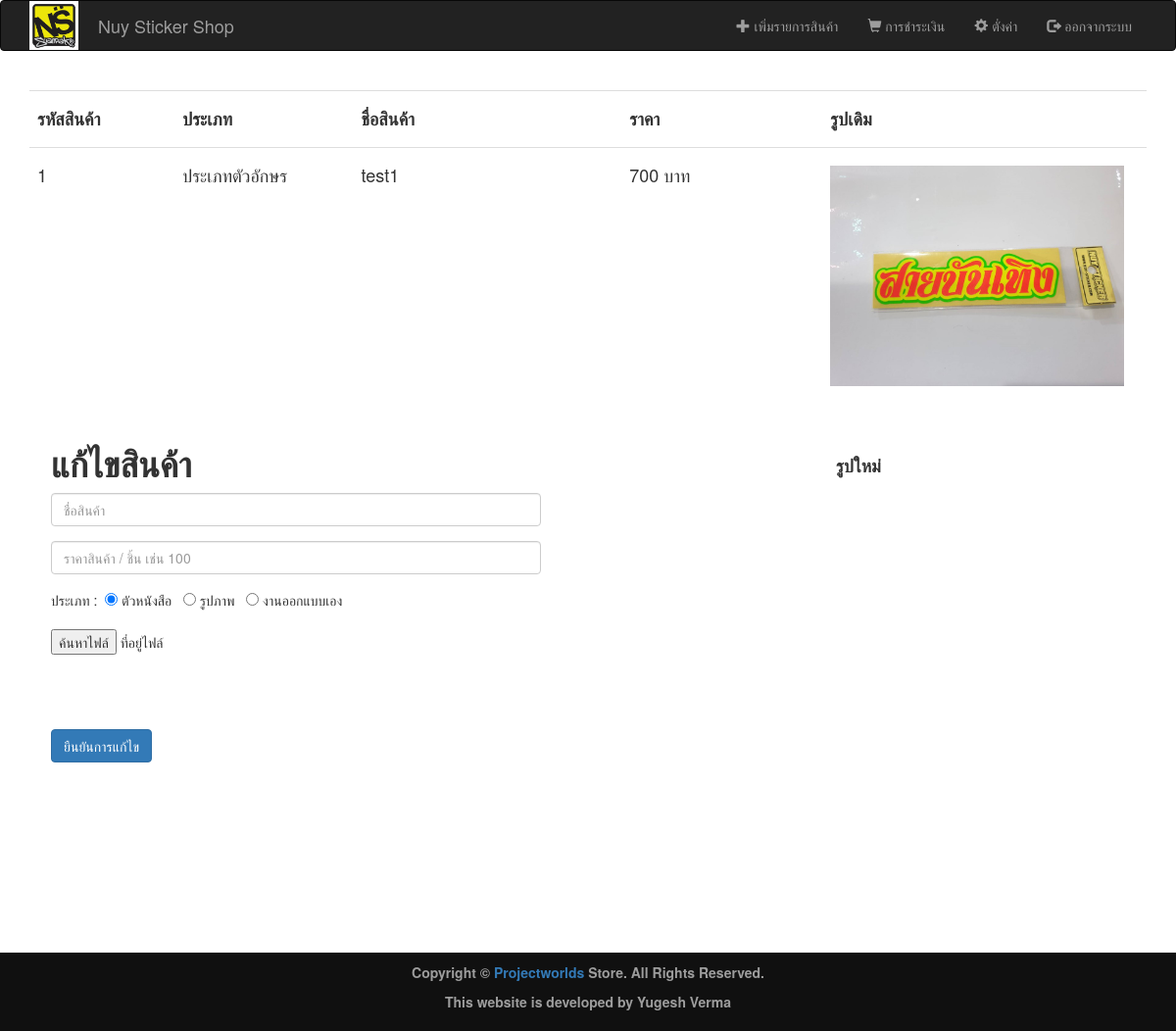
The app's page /adminupdateproduct.php?id=1 (signed in) with its own data.
### tables this page shows
CREATE TABLE `items` (
  `id` int(11) NOT NULL,
  `types` enum('Letter','Picture','DesignExample','Design01','Design02') NOT NULL,
  `name` varchar(255) NOT NULL,
  `price` int(11) NOT NULL,
  `image` varchar(100) NOT NULL,
  `length` float DEFAULT NULL,
  `width` float DEFAULT NULL,
  `meter` int(10) DEFAULT NULL,
  `comment` varchar(1000) DEFAULT NULL
);

### adminupdateproduct.php (the view, shortened to what this page needs)
<?php
require 'connection.php';
$item_id = $_GET['id'];
$user_products_query = "select * from items where id = '$item_id'";
$user_products_result = mysqli_query($con, $user_products_query) or die(mysqli_error($con));
?>
<!DOCTYPE html>
<html>
<head>
    <link rel="stylesheet" href="bootstrap/css/bootstrap.min.css" type="text/css">
    <link rel="stylesheet" href="css/style.css" type="text/css">
</head>
<body>
<div>
    <?php
    require 'headeradmin.php';
    ?>
    <br>
    <div class="container">
        <table width="100%" height="231" class="table table-dark">
            <tbody>
            <tr class="table-danger">
                <br>
                <th width="13%" height="52"><h4><b>รหัสสินค้า</th>
                <th width="16%"><h4><b>ประเภท</th>
                <th width="24%"><h4><b>ชื่อสินค้า</th>
                <th width="18%"><h4><b>ราคา</th>
                <th width="29%"><h4><b>รูปเดิม</th>
              </tr>
            <?php
            while ($row = mysqli_fetch_array($user_products_result)) {
                $type = $row['types'];
                ?>
                <tr>
                    <th><h4><?php echo $row['id'] ?></th>
                    <th rowspan="3"><h4><?php if ($type == 'Letter') {
                                echo "ประเภทตัวอักษร";
                            } elseif ($type == 'Picture') {
                                echo "ประเภทรูป";
                            } elseif ($type == 'DesignExample') {
                                echo "ประเภทออกแบบ";
                            } else {
                                echo "ไม่มีประเภท";
                            }
                            ?>
                        </h4></th>
                    <th rowspan="3"><h4><?php echo $row['name'] ?></h4></th>
                    <th rowspan="3"><h4><?php echo $row['price'] . ' บาท' ?></h4></th>
                    <th height="150"><h4><img src="<?php echo $row['image'] ?>" alt="" width="300px" height="auto"
                                              border="0"/></h4></th>
                </tr>
                <?php $counter = $counter + 1;
            } ?>
        </table>
        <table width="1189" border="0" align="center">
            <tr>
                <td width="0" rowspan="3">&nbsp;</td>
                <td width="509" rowspan="3">
                    <div>
                        <div style="height: 400px; width: 500px">
                            <h1><b>แก้ไขสินค้า</b></h1>
                            <form action="update.php?id=<?php echo $item_id ?>" method="post" enctype="multipart/form-data">
                                <div class="form-group">
                                    <input type="text" class="form-control" name="name" id="name" placeholder="ชื่อสินค้า"
                                           required>
                                </div>
                                <div class="form-group">
                                    <input type="number" class="form-control" name="price" id="price"
                                           placeholder="ราคาสินค้า / ชิ้น เช่น 100" required pattern="">
                                </div>
                                <div class="form-check"> ประเภท :&nbsp;
                                    <input type="radio"
                                           name="types" <?php if (isset($types) && $types == "female") echo "checked"; ?>
                                           value="Letter" checked>
                                    ตัวหนังสือ
                                    &nbsp;
                                    <input type="radio"
                                           name="types" <?php if (isset($types) && $types == "male") echo "checked"; ?>
                                           value="Picture">
                                    รูปภาพ
                                    &nbsp;
                                    <input type="radio"
                                           name="types" <?php if (isset($types) && $types == "other") echo "checked"; ?>
                                           value="DesignExample">
                                    งานออกแบบเอง
                                    &nbsp;
                                </div>
                                <br>
                                <div class="fileinputs">
                                    <div class="fakefile">
                                        <input type="button" value="ค้นหาไฟล์"/>
                                        <span id="showtext"> ที่อยู่ไฟล์ </span></div>
                                </div>
                                <br>
                                <br>
                                <br>
                                <br>
                                <div class="form-group">
                                    <input type="submit" class="btn btn-primary" value="ยืนยันการแก้ไข">
                                </div>
                            </form>
                        </div>
                    </div>
                </td>
                <td width="103">&nbsp;</td>
                <td width="424" height="73" align="center"><h4><b>รูปใหม่</b></h4></td>
                <td width="131" rowspan="3">&nbsp;</td>
            </tr>
            <tr>
                <td>&nbsp;</td>
                <td height="260">
                </td>
            </tr>
            <tr>
                <td height="22">&nbsp;</td>
                <td>&nbsp;</td>
            </tr>
        </table>
    </div>
</div>
<br><br><br><br><br><br><br><br><br><br>
<footer class="footer">
    <div class="container">
        <center>
            <p>Copyright &copy <a href="https://projectworlds.in">Projectworlds</a> Store. All Rights Reserved.</p>
            <p>This website is developed by Yugesh Verma</p>
        </center>
    </div>
</footer>
</body>
</html>

### css/style.css (style rules this page uses)
footer { background-color:#101010; color:#9d9d9d; font-size:14px; font-weight:bold; padding:10px; bottom:0; }
html { min-height:100%; position:relative; }
.footer { position: absolute; bottom:0; right:0; left:0; }

### adminupdateproduct.php (style rules this page uses)
div.fileinputs { position: relative; }
div.fakefile { position: absolute; top: 0px; left: 0px; z-index: 1; }

### records on screen
items: id "1", types "ประเภทตัวอักษร", name "test1", price "700"
